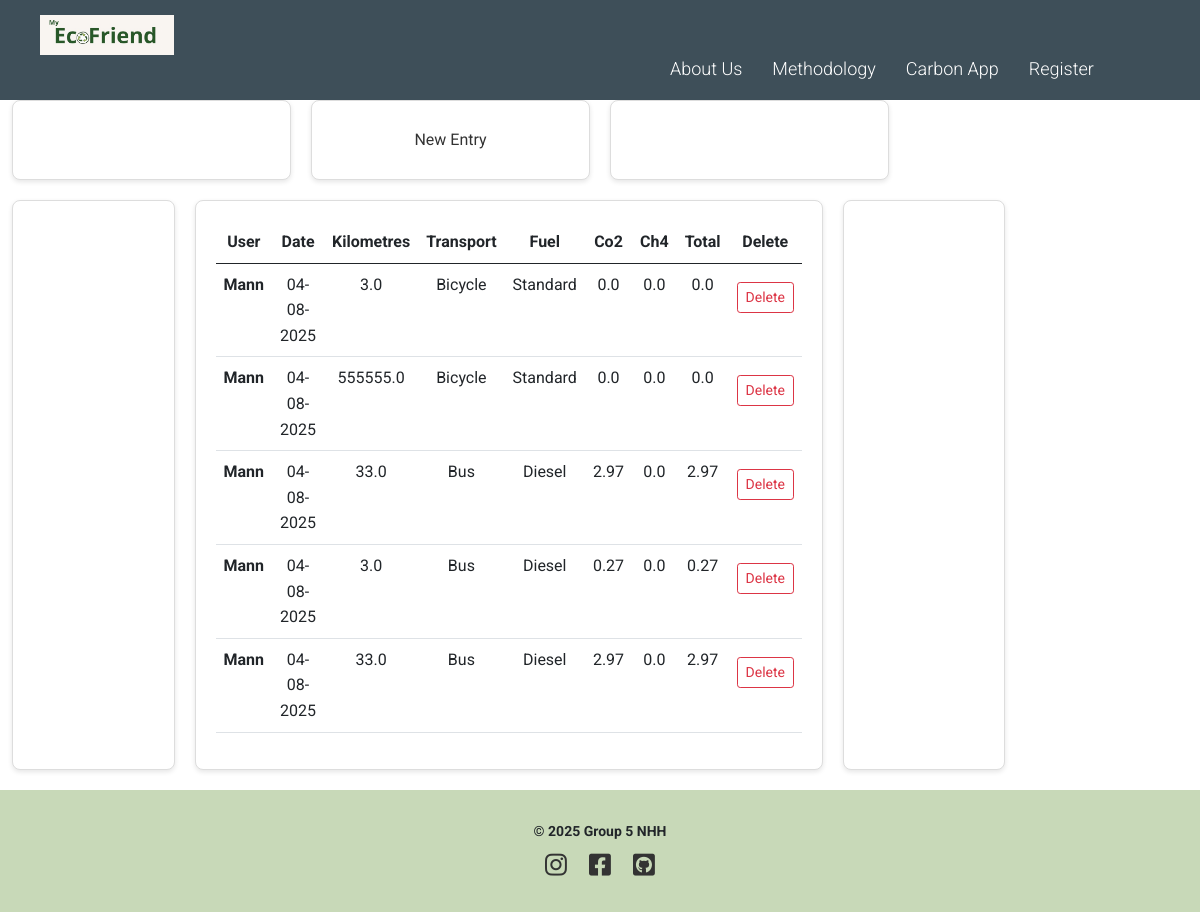
Page /carbon_app/your_data (signed in) on the committed database.
### Capp/models.py (models this page shows)
class User(db.Model, UserMixin):
    __tablename__ = "user_table"
    id = db.Column(db.Integer, primary_key=True)
    username = db.Column(db.String(30), unique=True, nullable=False)
    email = db.Column(db.String(120), unique=True, nullable=False)
    password = db.Column(db.String(60), nullable=False)
    transport = db.relationship('Transport', backref='author', lazy=True)
    saved_trips = db.relationship('SavedTrip', backref='author', lazy=True)  # Ny relasjon

### Capp/Carbon_app/routes.py (the view)
@carbon_app.route('/carbon_app/your_data')
def your_data():
    entries = Transport.query.filter_by(author=current_user) \
        .filter(Transport.date > datetime.now() - timedelta(days=5)) \
        .order_by(Transport.date.desc(), Transport.transport.asc()) \
        .all()
    return render_template('carbon_app/your_data.html', title='Your Data', entries=entries)

### Capp/models.py (called while the page is built)
@login_manager.user_loader
def load_user(user_id):
    return User.query.get(int(user_id))

### Capp/templates/carbon_app/your_data.html (shortened to what this page needs)
{% extends "layout.html" %}
{% block content %}
    <section class="main_menu">
      <div class="container">
          <div class="box">
          </div>
          <div class="box">
              <div class="container_buttons_links_main_menu">
                  <div class="btn">
                      <a href="{{ url_for('carbon_app.carbon_app_home') }}" class="btn_carbon_app_new_entry_main">New Entry</a>
                  </div>
              </div>
          </div>
          <div class="box">
          </div>
      </div>
    </section>
    <section class="table_main">
    <div class="container">
        <div class="box">
        </div>
        <div class="box">
            <table class="table">
                <thead class="thead-dark">
                    <tr>
                        <th scope="col">User</th>
                        <th scope="col">Date</th>
                        <th scope="col">Kilometres</th>
                        <th scope="col">Transport</th>
                        <th scope="col">Fuel</th>
                        <th scope="col">Co2</th>
                        <th scope="col">Ch4</th>
                        <th scope="col">Total</th>
                        <th scope="col">Delete</th>
                    </tr>
                </thead>
                <tbody>
                    {% for entry in entries %}
                        <tr>
                            <th scope="row">{{ current_user.username }}</th>
                            <td>{{ entry.date.strftime("%m-%d-%Y") }}</td>
                            <td>{{ entry.kms }}</td>
                            <td>{{ entry.transport }}</td>
                            <td>{{ entry.fuel }}</td>
                            <td>{{ entry.co2 }}</td>
                            <td>{{ entry.ch4 }}</td>
                            <td>{{ entry.total }}</td>
                            <td><a href="{{ url_for('carbon_app.delete_emission', entry_id = entry.id) }}" class="btn btn-outline-danger btn-sm">Delete</a></td>
                        </tr>
                    {% endfor %}
                </tbody>
            </table>
        </div>
        <div class="box">
        </div>
    </div>
    </section>
{% endblock content %}

### Capp/templates/layout.html (shortened to what this page needs)
<!DOCTYPE html>
<html>
    <head>
        <head>
            <link rel="stylesheet" href="https://cdnjs.cloudflare.com/ajax/libs/font-awesome/6.2.1/css/all.min.css" />
            <link
            href="https://cdn.jsdelivr.net/npm/bootstrap@5.0.1/dist/css/bootstrap.min.css"
            rel="stylesheet"
            />
            <link
              rel="stylesheet"
              href="https://cdn.jsdelivr.net/npm/bootstrap-icons@1.3.0/font/bootstrap-icons.css"
            />
            <link rel="stylesheet" type="text/css" href="{{ url_for('static', filename='layout.css') }}">
            <link rel="stylesheet" type="text/css" href="{{ url_for('static', filename='home.css') }}">
            <link rel="stylesheet" type="text/css" href="{{ url_for('static', filename='carbon_app.css') }}">
            <link rel="stylesheet" type="text/css" href="{{ url_for('static', filename='methodology.css') }}">
            <link rel="stylesheet" type="text/css" href="{{ url_for('static', filename='About_us.css') }}">
            <link rel="stylesheet" href="{{ url_for('static', filename='css/register_section.css') }}">
    </head>
    <body>
        <div class="navbar">
            <div class="header_logo">
                <a href="{{url_for('home.home_home')}}"> <img src="{{url_for('static', filename='Pictures/Ecofriend_logo.jpg')}}" alt=""></a>
            </div>
            <ul>
                <li>
                    <a href="{{url_for('About_us.About_us_home')}}">About Us</a>
                </li>
                <li>
                    <a href="{{url_for('methodology.methodology_home')}}">Methodology</a>
                </li>
                <li>
                    <a href="{{url_for('carbon_app.carbon_app_home')}}">Carbon App</a>
                </li>
                <li>
                    <a href="{{url_for('users.register')}}">Register</a>
                </li>
            </ul>
        </div>
        {% block content %} {% endblock %}
        <footer>
            <p>© 2025 Group 5 NHH</p>
            <div class="social-icons">
                <a href="https://instagram.com/yourprofile" target="_blank">
                    <i class="fa-brands fa-instagram"></i>
                </a>
                <a href="https://facebook.com/yourprofile" target="_blank">
                    <i class="fa-brands fa-square-facebook"></i>
                </a>
                <a href="https://github.com/yourprofile" target="_blank">
                    <i class="fa-brands fa-square-github"></i>
                </a>
            </div>
        </footer>
    </body>
</html>

### Capp/static/layout.css (style rules this page uses)
* { box-sizing: border-box; padding: 0; margin: 0; }
body { font-family: 'Roboto', sans-serif; background: #fff; line-height: 1.6; }
.container { margin: auto; max-width: 1320px; }
a { color: #333; text-decoration: none; }
p { margin: 10px 0; font-size: 14px; }
.navbar { background-color: #3E4F59; display: flex; justify-content: space-between; align-items: center; padding: 15px 40px; height: 100px; }
.header_logo img { height: 40px; }
.navbar ul { list-style: none; display: flex; gap: 30px; margin: 0; padding-left: 630px; }
.navbar li { display: inline; }
.navbar a { text-decoration: none; color: white; font-size: 18px; font-weight: 300; transition: color 0.3s; }
footer { background-color: #C8D9B8; text-align: center; padding: 20px 0; font-size: 16px; font-weight: bold; }
.social-icons { margin-top: 10px; }
.social-icons a { margin: 10 15px; display: inline-block; }
.social-icons i { width: 40px; height: 40px; transition: transform 0.3s ease; font-size: 25px; }

### Capp/static/carbon_app.css (style rules this page uses)
.box { background: #fff; padding: 20px; border: 1px solid #ddd; border-radius: 8px; text-align: center; box-shadow: 0 2px 5px rgba(0,0,0,0.1); transition: transform 0.3s; }
.box a.btn { margin-top: 10px; display: inline-block; }

### Capp/static/About_us.css (style rules this page uses)
.container { display: grid; grid-template-columns: repeat(4, 1fr); grid-gap: 20px; max-width: 1200px; margin: auto; }
.container::after { content: ""; grid-column: 2 / span 1; }
ul { list-style: none; padding: 0; text-align: left; margin-bottom: 15px; color: #f5f5f5; }
ul li { margin-bottom: 8px; }

### rows in the picture
User: username "Mann" "Mann" "Mann" "Mann" "Mann"

### other values in the picture
{{ entry.date.strftime("%m-%d-%Y") }} "04-08-2025" "04-08-2025" "04-08-2025" "04-08-2025" "04-08-2025"
{{ entry.kms }} "3.0" "555555.0" "33.0" "3.0" "33.0"
{{ entry.transport }} "Bicycle" "Bicycle" "Bus" "Bus" "Bus"
{{ entry.fuel }} "Standard" "Standard" "Diesel" "Diesel" "Diesel"
{{ entry.co2 }} "0.0" "0.0" "2.97" "0.27" "2.97"
{{ entry.ch4 }} "0.0" "0.0" "0.0" "0.0" "0.0"
{{ entry.total }} "0.0" "0.0" "2.97" "0.27" "2.97"
